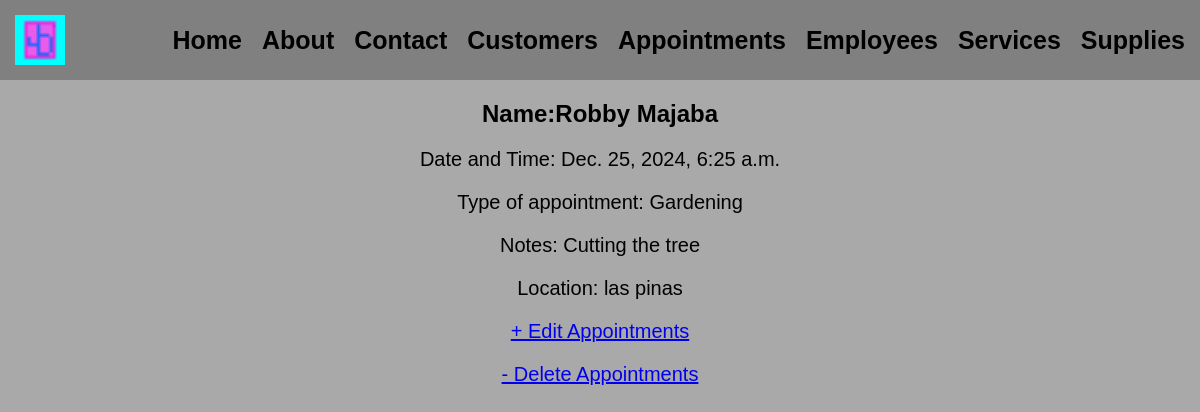
Page /appointment/1 on the committed database.
### app/models.py (models this page shows, shortened)
class Appointment(models.Model):
    customer = models.ForeignKey(Customer, on_delete=models.CASCADE, related_name="appointments")
    appointment_date = models.DateTimeField()
    appointment_type = models.CharField(max_length=100)
    notes = models.TextField(blank=True, null=True)
    location = models.CharField(max_length=255)

class Customer(models.Model):
    customer_id = models.AutoField(primary_key=True)
    Fname = models.CharField(max_length=15)
    Lname = models.CharField(max_length=15)
    gender = models.CharField(max_length=10)
    contacts = models.CharField(max_length=15)
    email_address = models.EmailField(max_length=255)
    def __str__(self):
        return f"{self.Fname} {self.Lname}"

### app/views.py (the view)
# urls.py: path('appointment/<int:pk>', AppointmentDetailView.as_view(), name='appointment_detail'),
class AppointmentDetailView(DetailView):
    model = Appointment
    context_object_name = 'appointments'
    template_name = 'app/Appointment_detail.html'

### app/templates/app/Appointment_detail.html
{% extends 'app/base.html' %}
{% load static %}
{% block content %}
        <div class="appointment-entry">
            <h2>Name:{{ appointments.customer }}</h2>
            <p>Date and Time: {{ appointments.appointment_date }}</p>
            <p>Type of appointment: {{ appointments.appointment_type }}</p>
            <p>Notes: {{ appointments.notes }}</p>
            <p>Location: {{ appointments.location }}</p>
        </div>
        <p><a href="{% url 'appointment_update' appointments.pk %}">+ Edit Appointments</a></p>
        <p><a href="{% url 'appointment_delete' appointments.pk %}">- Delete Appointments</a></p>
{% endblock content %}

### static/css/base.css (style rules this page uses)
body { font-family: Arial, sans-serif; margin: 0; padding: 0; background-color: darkgray; }
h2 { text-align:center; }
p { text-align: Center; font-size: 20px; }

### rows in the picture
Appointment: customer "Robby Majaba", appointment_date "Dec. 25, 2024, 6:25 a.m.", appointment_type "Gardening", notes "Cutting the tree", location "las pinas"
